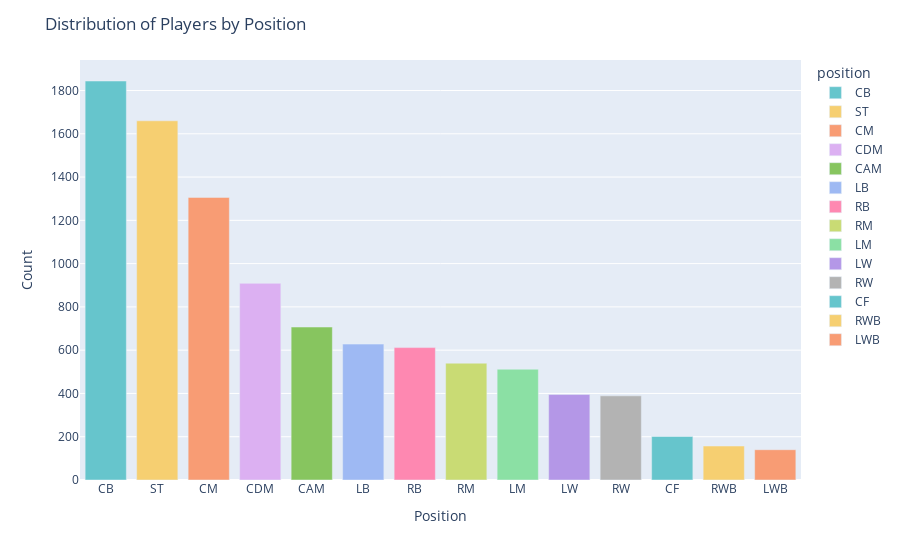
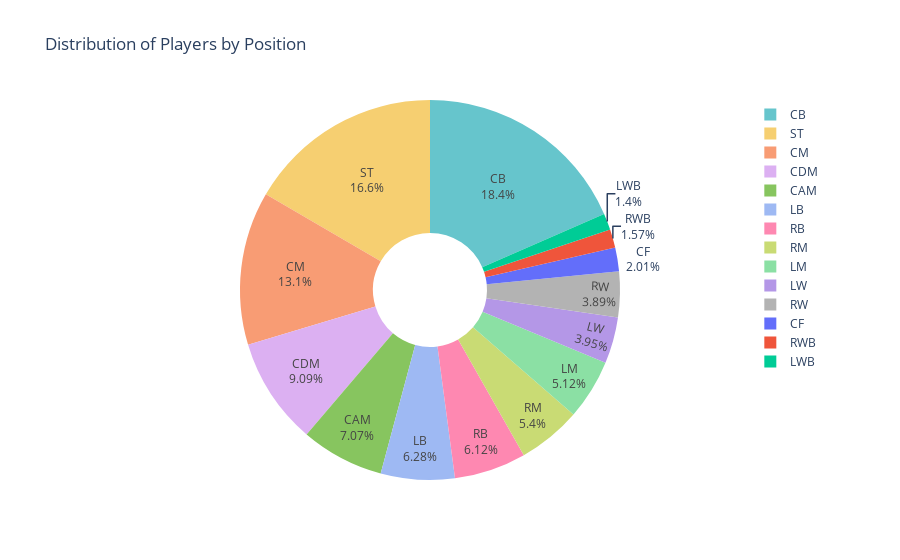

The cell these charts' notebook holds for them, in order:
### Code cell
# Count the number of occurrences of each position
position_counts = fifa_data['position'].value_counts()

# Create a bar chart using Plotly Express
fig_position_bar = px.bar(position_counts, 
                          x=position_counts.index, 
                          y=position_counts.values, 
                          color=position_counts.index, 
                          color_discrete_sequence=px.colors.qualitative.Pastel)

fig_position_bar.update_layout(title='Distribution of Players by Position', xaxis_title='Position', yaxis_title='Count')
fig_position_bar.show()

# Create a pie chart using Plotly Graph Objects
fig_position_pie = go.Figure(data=[go.Pie(labels=position_counts.index, 
                                          values=position_counts.values,
                                          textinfo='label+percent', hole=0.3, 
                                          marker_colors=px.colors.qualitative.Pastel)])
fig_position_pie.update_layout(title='Distribution of Players by Position')
fig_position_pie.show()

### Figure 1 — Plotly figure (JSON) as saved in the notebook; plotly's stock layout.template omitted (floating-point values rounded to 4 significant figures)
{"data": [{"alignmentgroup": "True", "hovertemplate": "position=%{x}<br>y=%{y}<extra></extra>", "legendgroup": "CB", "marker": {"color": "rgb(102, 197, 204)", "pattern": {"shape": ""}}, "name": "CB", "offsetgroup": "CB", "orientation": "v", "showlegend": true, "textposition": "auto", "type": "bar", "x": ["CB"], "xaxis": "x", "y": [1844], "yaxis": "y"}, {"alignmentgroup": "True", "hovertemplate": "position=%{x}<br>y=%{y}<extra></extra>", "legendgroup": "ST", "marker": {"color": "rgb(246, 207, 113)", "pattern": {"shape": ""}}, "name": "ST", "offsetgroup": "ST", "orientation": "v", "showlegend": true, "textposition": "auto", "type": "bar", "x": ["ST"], "xaxis": "x", "y": [1660], "yaxis": "y"}, {"alignmentgroup": "True", "hovertemplate": "position=%{x}<br>y=%{y}<extra></extra>", "legendgroup": "CM", "marker": {"color": "rgb(248, 156, 116)", "pattern": {"shape": ""}}, "name": "CM", "offsetgroup": "CM", "orientation": "v", "showlegend": true, "textposition": "auto", "type": "bar", "x": ["CM"], "xaxis": "x", "y": [1306], "yaxis": "y"}, {"alignmentgroup": "True", "hovertemplate": "position=%{x}<br>y=%{y}<extra></extra>", "legendgroup": "CDM", "marker": {"color": "rgb(220, 176, 242)", "pattern": {"shape": ""}}, "name": "CDM", "offsetgroup": "CDM", "orientation": "v", "showlegend": true, "textposition": "auto", "type": "bar", "x": ["CDM"], "xaxis": "x", "y": [909], "yaxis": "y"}, {"alignmentgroup": "True", "hovertemplate": "position=%{x}<br>y=%{y}<extra></extra>", "legendgroup": "CAM", "marker": {"color": "rgb(135, 197, 95)", "pattern": {"shape": ""}}, "name": "CAM", "offsetgroup": "CAM", "orientation": "v", "showlegend": true, "textposition": "auto", "type": "bar", "x": ["CAM"], "xaxis": "x", "y": [707], "yaxis": "y"}, {"alignmentgroup": "True", "hovertemplate": "position=%{x}<br>y=%{y}<extra></extra>", "legendgroup": "LB", "marker": {"color": "rgb(158, 185, 243)", "pattern": {"shape": ""}}, "name": "LB", "offsetgroup": "LB", "orientation": "v", "showlegend": true, "textposition": "auto", "type": "bar", "x": ["LB"], "xaxis": "x", "y": [628], "yaxis": "y"}, {"alignmentgroup": "True", "hovertemplate": "position=%{x}<br>y=%{y}<extra></extra>", "legendgroup": "RB", "marker": {"color": "rgb(254, 136, 177)", "pattern": {"shape": ""}}, "name": "RB", "offsetgroup": "RB", "orientation": "v", "showlegend": true, "textposition": "auto", "type": "bar", "x": ["RB"], "xaxis": "x", "y": [612], "yaxis": "y"}, {"alignmentgroup": "True", "hovertemplate": "position=%{x}<br>y=%{y}<extra></extra>", "legendgroup": "RM", "marker": {"color": "rgb(201, 219, 116)", "pattern": {"shape": ""}}, "name": "RM", "offsetgroup": "RM", "orientation": "v", "showlegend": true, "textposition": "auto", "type": "bar", "x": ["RM"], "xaxis": "x", "y": [540], "yaxis": "y"}, {"alignmentgroup": "True", "hovertemplate": "position=%{x}<br>y=%{y}<extra></extra>", "legendgroup": "LM", "marker": {"color": "rgb(139, 224, 164)", "pattern": {"shape": ""}}, "name": "LM", "offsetgroup": "LM", "orientation": "v", "showlegend": true, "textposition": "auto", "type": "bar", "x": ["LM"], "xaxis": "x", "y": [512], "yaxis": "y"}, {"alignmentgroup": "True", "hovertemplate": "position=%{x}<br>y=%{y}<extra></extra>", "legendgroup": "LW", "marker": {"color": "rgb(180, 151, 231)", "pattern": {"shape": ""}}, "name": "LW", "offsetgroup": "LW", "orientation": "v", "showlegend": true, "textposition": "auto", "type": "bar", "x": ["LW"], "xaxis": "x", "y": [395], "yaxis": "y"}, {"alignmentgroup": "True", "hovertemplate": "position=%{x}<br>y=%{y}<extra></extra>", "legendgroup": "RW", "marker": {"color": "rgb(179, 179, 179)", "pattern": {"shape": ""}}, "name": "RW", "offsetgroup": "RW", "orientation": "v", "showlegend": true, "textposition": "auto", "type": "bar", "x": ["RW"], "xaxis": "x", "y": [389], "yaxis": "y"}, {"alignmentgroup": "True", "hovertemplate": "position=%{x}<br>y=%{y}<extra></extra>", "legendgroup": "CF", "marker": {"color": "rgb(102, 197, 204)", "pattern": {"shape": ""}}, "name": "CF", "offsetgroup": "CF", "orientation": "v", "showlegend": true, "textposition": "auto", "type": "bar", "x": ["CF"], "xaxis": "x", "y": [201], "yaxis": "y"}, {"alignmentgroup": "True", "hovertemplate": "position=%{x}<br>y=%{y}<extra></extra>", "legendgroup": "RWB", "marker": {"color": "rgb(246, 207, 113)", "pattern": {"shape": ""}}, "name": "RWB", "offsetgroup": "RWB", "orientation": "v", "showlegend": true, "textposition": "auto", "type": "bar", "x": ["RWB"], "xaxis": "x", "y": [157], "yaxis": "y"}, {"alignmentgroup": "True", "hovertemplate": "position=%{x}<br>y=%{y}<extra></extra>", "legendgroup": "LWB", "marker": {"color": "rgb(248, 156, 116)", "pattern": {"shape": ""}}, "name": "LWB", "offsetgroup": "LWB", "orientation": "v", "showlegend": true, "textposition": "auto", "type": "bar", "x": ["LWB"], "xaxis": "x", "y": [140], "yaxis": "y"}], "layout": {"barmode": "relative", "legend": {"title": {"text": "position"}, "tracegroupgap": 0}, "margin": {"t": 60}, "title": {"text": "Distribution of Players by Position"}, "xaxis": {"anchor": "y", "categoryarray": ["CB", "ST", "CM", "CDM", "CAM", "LB", "RB", "RM", "LM", "LW", "RW", "CF", "RWB", "LWB"], "categoryorder": "array", "domain": [0, 1], "title": {"text": "Position"}}, "yaxis": {"anchor": "x", "domain": [0, 1], "title": {"text": "Count"}}}}

### Figure 2 — Plotly figure (JSON) as saved in the notebook; plotly's stock layout.template omitted (floating-point values rounded to 4 significant figures)
{"data": [{"hole": 0.3, "labels": ["CB", "ST", "CM", "CDM", "CAM", "LB", "RB", "RM", "LM", "LW", "RW", "CF", "RWB", "LWB"], "marker": {"colors": ["rgb(102, 197, 204)", "rgb(246, 207, 113)", "rgb(248, 156, 116)", "rgb(220, 176, 242)", "rgb(135, 197, 95)", "rgb(158, 185, 243)", "rgb(254, 136, 177)", "rgb(201, 219, 116)", "rgb(139, 224, 164)", "rgb(180, 151, 231)", "rgb(179, 179, 179)"]}, "textinfo": "label+percent", "type": "pie", "values": [1844, 1660, 1306, 909, 707, 628, 612, 540, 512, 395, 389, 201, 157, 140]}], "layout": {"title": {"text": "Distribution of Players by Position"}}}
